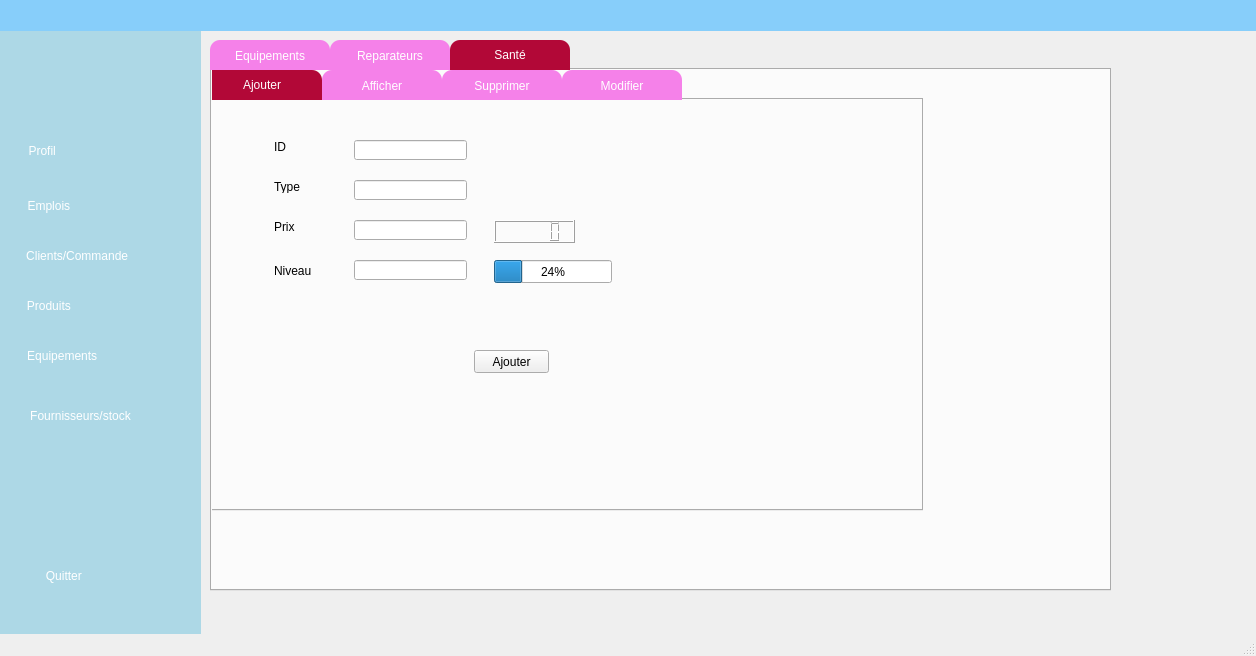
<?xml version="1.0" encoding="UTF-8"?>
<ui version="4.0">
 <class>MainWindow</class>
 <widget class="QMainWindow" name="MainWindow">
  <property name="geometry">
   <rect>
    <x>0</x>
    <y>0</y>
    <width>1256</width>
    <height>656</height>
   </rect>
  </property>
  <property name="windowTitle">
   <string>MainWindow</string>
  </property>
  <widget class="QWidget" name="centralwidget">
   <widget class="QLabel" name="label_9">
    <property name="geometry">
     <rect>
      <x>-20</x>
      <y>-10</y>
      <width>221</width>
      <height>661</height>
     </rect>
    </property>
    <property name="styleSheet">
     <string notr="true">background-color: #ADD8E6;</string>
    </property>
    <property name="text">
     <string/>
    </property>
   </widget>
   <widget class="QLabel" name="label_10">
    <property name="geometry">
     <rect>
      <x>0</x>
      <y>0</y>
      <width>1261</width>
      <height>31</height>
     </rect>
    </property>
    <property name="autoFillBackground">
     <bool>false</bool>
    </property>
    <property name="styleSheet">
     <string notr="true">background-color: #87CEFA;</string>
    </property>
    <property name="text">
     <string/>
    </property>
   </widget>
   <widget class="QTabWidget" name="Sante">
    <property name="geometry">
     <rect>
      <x>210</x>
      <y>40</y>
      <width>901</width>
      <height>551</height>
     </rect>
    </property>
    <property name="toolTip">
     <string>&lt;html&gt;&lt;head/&gt;&lt;body&gt;&lt;p&gt;ajouter&lt;/p&gt;&lt;/body&gt;&lt;/html&gt;</string>
    </property>
    <property name="whatsThis">
     <string>&lt;html&gt;&lt;head/&gt;&lt;body&gt;&lt;p&gt;ajouter&lt;/p&gt;&lt;p&gt;&lt;br/&gt;&lt;/p&gt;&lt;/body&gt;&lt;/html&gt;</string>
    </property>
    <property name="styleSheet">
     <string notr="true">QTabBar::tab{
    color:white;
	font: 75 10pt &quot;Source Code Pro&quot;;
	font: 87 8pt &quot;Nexa Rust Sans Black 01&quot;;
    background-color:rgb(245, 245,245);
background:  rgb(245, 129, 233);
border-top-left-radius:10px;
border-top-right-radius:10px;
min-width:120px;
height:30px;

}
QTabBar::tab::hover
{
color:white;

background:#b20837;
border-top-left-radius:10px;
border-top-right-radius:10px;
}

QTabBar::tab:selected
{
color:white;

background:#b20837;
border-top-left-radius:10px;
border-top-right-radius:10px;
}</string>
    </property>
    <property name="currentIndex">
     <number>2</number>
    </property>
    <widget class="QWidget" name="tab_5">
     <attribute name="title">
      <string>Equipements</string>
     </attribute>
     <widget class="QTabWidget" name="tabWidget_3">
      <property name="geometry">
       <rect>
        <x>-1</x>
        <y>-2</y>
        <width>901</width>
        <height>521</height>
       </rect>
      </property>
      <property name="styleSheet">
       <string notr="true">QTabBar::tab{

height:28px;

}</string>
      </property>
      <property name="currentIndex">
       <number>1</number>
      </property>
      <widget class="QWidget" name="tab_6">
       <attribute name="title">
        <string>Ajouter</string>
       </attribute>
       <widget class="QGroupBox" name="groupBox_2">
        <property name="geometry">
         <rect>
          <x>60</x>
          <y>40</y>
          <width>691</width>
          <height>411</height>
         </rect>
        </property>
        <property name="title">
         <string>GroupBox</string>
        </property>
        <widget class="QLineEdit" name="nom_line">
         <property name="geometry">
          <rect>
           <x>70</x>
           <y>60</y>
           <width>113</width>
           <height>22</height>
          </rect>
         </property>
        </widget>
        <widget class="QLineEdit" name="prix_l">
         <property name="geometry">
          <rect>
           <x>70</x>
           <y>120</y>
           <width>113</width>
           <height>22</height>
          </rect>
         </property>
        </widget>
        <widget class="QLineEdit" name="marque_l">
         <property name="geometry">
          <rect>
           <x>50</x>
           <y>200</y>
           <width>113</width>
           <height>22</height>
          </rect>
         </property>
        </widget>
        <widget class="QLineEdit" name="caracteristique_l">
         <property name="geometry">
          <rect>
           <x>60</x>
           <y>290</y>
           <width>113</width>
           <height>22</height>
          </rect>
         </property>
        </widget>
        <widget class="QLineEdit" name="etat_l">
         <property name="geometry">
          <rect>
           <x>320</x>
           <y>250</y>
           <width>113</width>
           <height>22</height>
          </rect>
         </property>
        </widget>
        <widget class="QDateEdit" name="date_l">
         <property name="geometry">
          <rect>
           <x>350</x>
           <y>100</y>
           <width>110</width>
           <height>22</height>
          </rect>
         </property>
        </widget>
        <widget class="QPushButton" name="aj">
         <property name="geometry">
          <rect>
           <x>370</x>
           <y>360</y>
           <width>93</width>
           <height>28</height>
          </rect>
         </property>
         <property name="text">
          <string>PushButton</string>
         </property>
        </widget>
        <widget class="QLineEdit" name="id_line">
         <property name="geometry">
          <rect>
           <x>80</x>
           <y>20</y>
           <width>113</width>
           <height>22</height>
          </rect>
         </property>
        </widget>
       </widget>
      </widget>
      <widget class="QWidget" name="tab_7">
       <attribute name="title">
        <string>Consulter</string>
       </attribute>
       <widget class="QTableView" name="tableView_2">
        <property name="geometry">
         <rect>
          <x>50</x>
          <y>60</y>
          <width>771</width>
          <height>381</height>
         </rect>
        </property>
       </widget>
      </widget>
     </widget>
    </widget>
    <widget class="QWidget" name="tab_8">
     <attribute name="title">
      <string>Reparateurs</string>
     </attribute>
     <widget class="QTabWidget" name="tabWidget_4">
      <property name="geometry">
       <rect>
        <x>-1</x>
        <y>-2</y>
        <width>901</width>
        <height>521</height>
       </rect>
      </property>
      <property name="styleSheet">
       <string notr="true">QTabBar::tab{

height:28px;

}</string>
      </property>
      <property name="currentIndex">
       <number>1</number>
      </property>
      <widget class="QWidget" name="tab_9">
       <attribute name="title">
        <string>Ajouter</string>
       </attribute>
      </widget>
      <widget class="QWidget" name="tab_10">
       <attribute name="title">
        <string>Consulter</string>
       </attribute>
      </widget>
     </widget>
    </widget>
    <widget class="QWidget" name="tab_11">
     <attribute name="title">
      <string>Santé</string>
     </attribute>
     <widget class="QTabWidget" name="tabWidget">
      <property name="geometry">
       <rect>
        <x>-10</x>
        <y>0</y>
        <width>721</width>
        <height>441</height>
       </rect>
      </property>
      <property name="currentIndex">
       <number>0</number>
      </property>
      <widget class="QWidget" name="tab">
       <attribute name="title">
        <string>Ajouter</string>
       </attribute>
       <widget class="QPushButton" name="pushButton_3">
        <property name="geometry">
         <rect>
          <x>270</x>
          <y>250</y>
          <width>75</width>
          <height>23</height>
         </rect>
        </property>
        <property name="text">
         <string>Ajouter</string>
        </property>
       </widget>
       <widget class="QLineEdit" name="lineEdit">
        <property name="geometry">
         <rect>
          <x>150</x>
          <y>40</y>
          <width>113</width>
          <height>20</height>
         </rect>
        </property>
       </widget>
       <widget class="QLineEdit" name="lineEdit_2">
        <property name="geometry">
         <rect>
          <x>150</x>
          <y>80</y>
          <width>113</width>
          <height>20</height>
         </rect>
        </property>
       </widget>
       <widget class="QLineEdit" name="lineEdit_3">
        <property name="geometry">
         <rect>
          <x>150</x>
          <y>120</y>
          <width>113</width>
          <height>20</height>
         </rect>
        </property>
       </widget>
       <widget class="QLineEdit" name="lineEdit_4">
        <property name="geometry">
         <rect>
          <x>150</x>
          <y>160</y>
          <width>113</width>
          <height>20</height>
         </rect>
        </property>
       </widget>
       <widget class="QLabel" name="label">
        <property name="geometry">
         <rect>
          <x>70</x>
          <y>40</y>
          <width>47</width>
          <height>13</height>
         </rect>
        </property>
        <property name="text">
         <string>ID</string>
        </property>
       </widget>
       <widget class="QLabel" name="label_2">
        <property name="geometry">
         <rect>
          <x>70</x>
          <y>80</y>
          <width>47</width>
          <height>13</height>
         </rect>
        </property>
        <property name="text">
         <string>Type</string>
        </property>
       </widget>
       <widget class="QLabel" name="label_3">
        <property name="geometry">
         <rect>
          <x>70</x>
          <y>120</y>
          <width>47</width>
          <height>13</height>
         </rect>
        </property>
        <property name="text">
         <string>Prix</string>
        </property>
       </widget>
       <widget class="QLabel" name="label_7">
        <property name="geometry">
         <rect>
          <x>70</x>
          <y>155</y>
          <width>55</width>
          <height>31</height>
         </rect>
        </property>
        <property name="text">
         <string>Niveau</string>
        </property>
       </widget>
       <widget class="QProgressBar" name="progressBar">
        <property name="geometry">
         <rect>
          <x>290</x>
          <y>160</y>
          <width>118</width>
          <height>23</height>
         </rect>
        </property>
        <property name="value">
         <number>24</number>
        </property>
       </widget>
       <widget class="QLCDNumber" name="lcdNumber">
        <property name="geometry">
         <rect>
          <x>290</x>
          <y>120</y>
          <width>81</width>
          <height>23</height>
         </rect>
        </property>
       </widget>
      </widget>
      <widget class="QWidget" name="tab_2">
       <attribute name="title">
        <string>Afficher</string>
       </attribute>
       <widget class="QTableView" name="tableView">
        <property name="geometry">
         <rect>
          <x>10</x>
          <y>10</y>
          <width>411</width>
          <height>291</height>
         </rect>
        </property>
       </widget>
      </widget>
      <widget class="QWidget" name="tab_3">
       <attribute name="title">
        <string>Supprimer</string>
       </attribute>
       <widget class="QPushButton" name="pushButton_5">
        <property name="geometry">
         <rect>
          <x>220</x>
          <y>100</y>
          <width>75</width>
          <height>23</height>
         </rect>
        </property>
        <property name="text">
         <string>Supprimer</string>
        </property>
       </widget>
       <widget class="QLineEdit" name="lineEdit_9">
        <property name="geometry">
         <rect>
          <x>70</x>
          <y>100</y>
          <width>113</width>
          <height>20</height>
         </rect>
        </property>
       </widget>
      </widget>
      <widget class="QWidget" name="tab_4">
       <attribute name="title">
        <string>Modifier</string>
       </attribute>
       <widget class="QLabel" name="label_4">
        <property name="geometry">
         <rect>
          <x>70</x>
          <y>110</y>
          <width>47</width>
          <height>13</height>
         </rect>
        </property>
        <property name="text">
         <string>Prix</string>
        </property>
       </widget>
       <widget class="QLineEdit" name="lineEdit_5">
        <property name="geometry">
         <rect>
          <x>150</x>
          <y>70</y>
          <width>113</width>
          <height>20</height>
         </rect>
        </property>
        <property name="text">
         <string/>
        </property>
       </widget>
       <widget class="QLineEdit" name="lineEdit_6">
        <property name="geometry">
         <rect>
          <x>150</x>
          <y>150</y>
          <width>113</width>
          <height>20</height>
         </rect>
        </property>
        <property name="text">
         <string/>
        </property>
       </widget>
       <widget class="QLabel" name="label_5">
        <property name="geometry">
         <rect>
          <x>70</x>
          <y>30</y>
          <width>47</width>
          <height>13</height>
         </rect>
        </property>
        <property name="text">
         <string>ID</string>
        </property>
       </widget>
       <widget class="QLineEdit" name="lineEdit_7">
        <property name="geometry">
         <rect>
          <x>150</x>
          <y>110</y>
          <width>113</width>
          <height>20</height>
         </rect>
        </property>
        <property name="text">
         <string/>
        </property>
       </widget>
       <widget class="QLineEdit" name="lineEdit_8">
        <property name="geometry">
         <rect>
          <x>150</x>
          <y>30</y>
          <width>113</width>
          <height>20</height>
         </rect>
        </property>
        <property name="text">
         <string/>
        </property>
       </widget>
       <widget class="QPushButton" name="pushButton_4">
        <property name="geometry">
         <rect>
          <x>270</x>
          <y>240</y>
          <width>75</width>
          <height>23</height>
         </rect>
        </property>
        <property name="text">
         <string>Modifier</string>
        </property>
       </widget>
       <widget class="QLabel" name="label_6">
        <property name="geometry">
         <rect>
          <x>70</x>
          <y>70</y>
          <width>47</width>
          <height>13</height>
         </rect>
        </property>
        <property name="text">
         <string>Type</string>
        </property>
       </widget>
       <widget class="QLabel" name="label_8">
        <property name="geometry">
         <rect>
          <x>70</x>
          <y>150</y>
          <width>55</width>
          <height>16</height>
         </rect>
        </property>
        <property name="text">
         <string>Niveau</string>
        </property>
       </widget>
      </widget>
     </widget>
    </widget>
   </widget>
   <widget class="QPushButton" name="button_profil">
    <property name="geometry">
     <rect>
      <x>-20</x>
      <y>130</y>
      <width>191</width>
      <height>41</height>
     </rect>
    </property>
    <property name="styleSheet">
     <string notr="true">QPushButton{
    color:white;
	font: 75 10pt &quot;Source Code Pro&quot;;
	font: 87 8pt &quot;Nexa Rust Sans Black 01&quot;;
    background-color:rgb(39, 39,39);
background: transparent;
border-radius:10px;
}
QPushButton:hover
{
color:white;

background:#b20837;
border-radius:10px;
}

QPushButton:focus
{
color:white;

background:#b20837;
border-radius:10px;
}</string>
    </property>
    <property name="text">
     <string> Profil                     </string>
    </property>
    <property name="icon">
     <iconset>
      <normaloff>:/img/img/154347018_1093458397748791_4413400449242006441_n.png</normaloff>:/img/img/154347018_1093458397748791_4413400449242006441_n.png</iconset>
    </property>
    <property name="iconSize">
     <size>
      <width>40</width>
      <height>40</height>
     </size>
    </property>
    <property name="flat">
     <bool>false</bool>
    </property>
   </widget>
   <widget class="QPushButton" name="button_client">
    <property name="geometry">
     <rect>
      <x>-10</x>
      <y>230</y>
      <width>171</width>
      <height>51</height>
     </rect>
    </property>
    <property name="styleSheet">
     <string notr="true">QPushButton{
    color:white;
	font: 75 10pt &quot;Source Code Pro&quot;;
	font: 87 8pt &quot;Nexa Rust Sans Black 01&quot;;
    background-color:rgb(39, 39,39);
background: transparent;
border-radius:10px;
}
QPushButton:hover
{
color:white;

background:#b20837;
border-radius:10px;
}

QPushButton:focus
{
color:white;

background:#b20837;
border-radius:10px;
}</string>
    </property>
    <property name="text">
     <string>  Clients/Commande </string>
    </property>
    <property name="icon">
     <iconset>
      <normaloff>:/img/img/Untitled design (21).png</normaloff>:/img/img/Untitled design (21).png</iconset>
    </property>
    <property name="iconSize">
     <size>
      <width>35</width>
      <height>35</height>
     </size>
    </property>
   </widget>
   <widget class="QPushButton" name="button_produit">
    <property name="geometry">
     <rect>
      <x>-10</x>
      <y>280</y>
      <width>171</width>
      <height>51</height>
     </rect>
    </property>
    <property name="styleSheet">
     <string notr="true">QPushButton{
    color:white;
	font: 75 10pt &quot;Source Code Pro&quot;;
	font: 87 8pt &quot;Nexa Rust Sans Black 01&quot;;
    background-color:rgb(39, 39,39);
background: transparent;
border-radius:10px;
}
QPushButton:hover
{
color:white;

background:#b20837;
border-radius:10px;
}

QPushButton:focus
{
color:white;

background:#b20837;
border-radius:10px;
}</string>
    </property>
    <property name="text">
     <string>  Produits                  </string>
    </property>
    <property name="icon">
     <iconset>
      <normaloff>:/img/img/Untitled design (22).png</normaloff>:/img/img/Untitled design (22).png</iconset>
    </property>
    <property name="iconSize">
     <size>
      <width>40</width>
      <height>40</height>
     </size>
    </property>
   </widget>
   <widget class="QLabel" name="label_11">
    <property name="geometry">
     <rect>
      <x>151</x>
      <y>39</y>
      <width>41</width>
      <height>31</height>
     </rect>
    </property>
    <property name="text">
     <string/>
    </property>
    <property name="pixmap">
     <pixmap>:/img/img/154067405_1632533030284127_9027939143200895570_n.png</pixmap>
    </property>
   </widget>
   <widget class="QPushButton" name="button_equipement">
    <property name="geometry">
     <rect>
      <x>0</x>
      <y>330</y>
      <width>161</width>
      <height>51</height>
     </rect>
    </property>
    <property name="styleSheet">
     <string notr="true">QPushButton{
    color:white;
	font: 75 10pt &quot;Source Code Pro&quot;;
	font: 87 8pt &quot;Nexa Rust Sans Black 01&quot;;
    background-color:rgb(39, 39,39);
background: transparent;
border-radius:10px;
}
QPushButton:hover
{
color:white;

background:#b20837;
border-radius:10px;
}

QPushButton:focus
{
color:white;

background:#b20837;
border-radius:10px;
}</string>
    </property>
    <property name="text">
     <string> Equipements            </string>
    </property>
    <property name="icon">
     <iconset>
      <normaloff>:/img/img/Untitled design (23).png</normaloff>:/img/img/Untitled design (23).png</iconset>
    </property>
    <property name="iconSize">
     <size>
      <width>40</width>
      <height>40</height>
     </size>
    </property>
   </widget>
   <widget class="QPushButton" name="button_fournisseurs">
    <property name="geometry">
     <rect>
      <x>0</x>
      <y>390</y>
      <width>161</width>
      <height>51</height>
     </rect>
    </property>
    <property name="styleSheet">
     <string notr="true">QPushButton{
    color:white;
	font: 75 10pt &quot;Source Code Pro&quot;;
	font: 87 8pt &quot;Nexa Rust Sans Black 01&quot;;
    background-color:rgb(39, 39,39);
background: transparent;
border-radius:10px;
}
QPushButton:hover
{
color:white;

background:#b20837;
border-radius:10px;
}

QPushButton:focus
{
color:white;

background:#b20837;
border-radius:10px;
}</string>
    </property>
    <property name="text">
     <string>Fournisseurs/stock</string>
    </property>
    <property name="icon">
     <iconset>
      <normaloff>:/img/img/Untitled design (24).png</normaloff>:/img/img/Untitled design (24).png</iconset>
    </property>
    <property name="iconSize">
     <size>
      <width>40</width>
      <height>40</height>
     </size>
    </property>
   </widget>
   <widget class="QPushButton" name="button_employe">
    <property name="geometry">
     <rect>
      <x>-30</x>
      <y>180</y>
      <width>191</width>
      <height>51</height>
     </rect>
    </property>
    <property name="styleSheet">
     <string notr="true">QPushButton{
    color:white;
	font: 75 10pt &quot;Source Code Pro&quot;;
	font: 87 8pt &quot;Nexa Rust Sans Black 01&quot;;
    background-color:rgb(39, 39,39);
background: transparent;
border-radius:10px;
}
QPushButton:hover
{
color:white;

background:#b20837;
border-radius:10px;
}

QPushButton:focus
{
color:white;

background:#b20837;
border-radius:10px;
}</string>
    </property>
    <property name="text">
     <string>Emplois          </string>
    </property>
    <property name="icon">
     <iconset>
      <normaloff>:/img/img/Untitled design (18).png</normaloff>:/img/img/Untitled design (18).png</iconset>
    </property>
    <property name="iconSize">
     <size>
      <width>30</width>
      <height>30</height>
     </size>
    </property>
   </widget>
   <widget class="QPushButton" name="button_quitter">
    <property name="geometry">
     <rect>
      <x>0</x>
      <y>550</y>
      <width>191</width>
      <height>51</height>
     </rect>
    </property>
    <property name="styleSheet">
     <string notr="true">QPushButton{
    color:white;
	font: 75 10pt &quot;Source Code Pro&quot;;
	font: 87 8pt &quot;Nexa Rust Sans Black 01&quot;;
    background-color:rgb(39, 39,39);
background: transparent;
border-radius:10px;
}
QPushButton:hover
{
color:white;

background:#b20837;
border-radius:10px;
}

QPushButton:focus
{
color:white;

background:#b20837;
border-radius:10px;
}</string>
    </property>
    <property name="text">
     <string> Quitter                    </string>
    </property>
    <property name="icon">
     <iconset>
      <normaloff>:/img/img/Untitled design (28).png</normaloff>:/img/img/Untitled design (28).png</iconset>
    </property>
    <property name="iconSize">
     <size>
      <width>40</width>
      <height>40</height>
     </size>
    </property>
   </widget>
  </widget>
  <widget class="QMenuBar" name="menubar">
   <property name="geometry">
    <rect>
     <x>0</x>
     <y>0</y>
     <width>1256</width>
     <height>26</height>
    </rect>
   </property>
  </widget>
  <widget class="QStatusBar" name="statusbar"/>
 </widget>
 <resources/>
 <connections/>
</ui>
